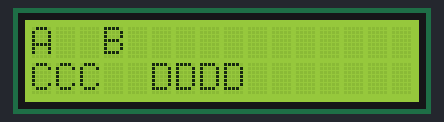
Recording of a sketch running on a simulated Arduino Uno, built with avr-gcc and run on an emulated ATmega328P. Shown: 16×2 character LCD.

Above: at 0.1 s.

The sketch:

lcd_display1.ino
```cpp
#include<LiquidCrystal.h>
LiquidCrystal lcd(12,11,5,4,3,2);
int temp=30;

void setup(){
  lcd.begin(16,2);
}

void loop(){
  lcd.setCursor(0,0);
  lcd.print("A");
  lcd.setCursor(3,0);
  lcd.print("B");
  lcd.setCursor(0,1);
  lcd.print("CCC");
  lcd.setCursor(5,1);
  lcd.print("DDDD");
  //lcd.print("Temp: ");
  //lcd.print(temp);
  delay(500);
  lcd.clear();
}
```
